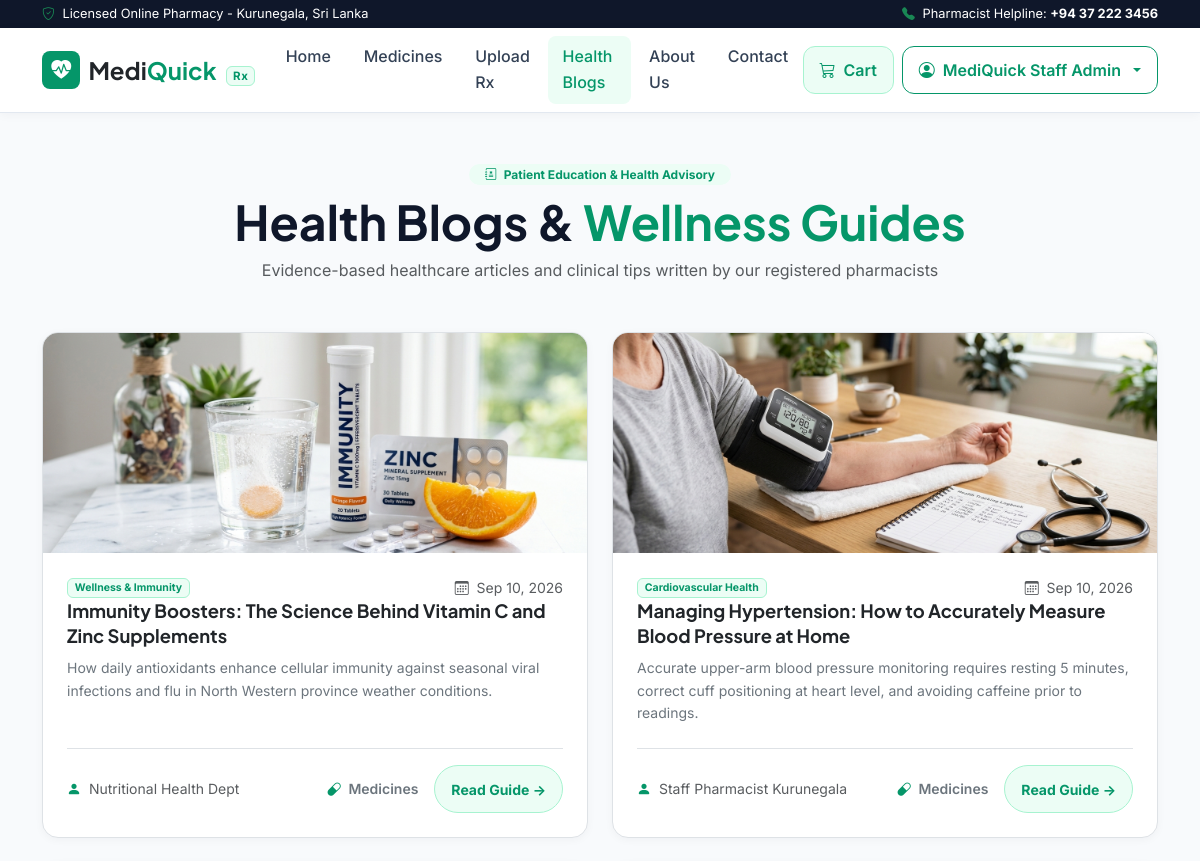
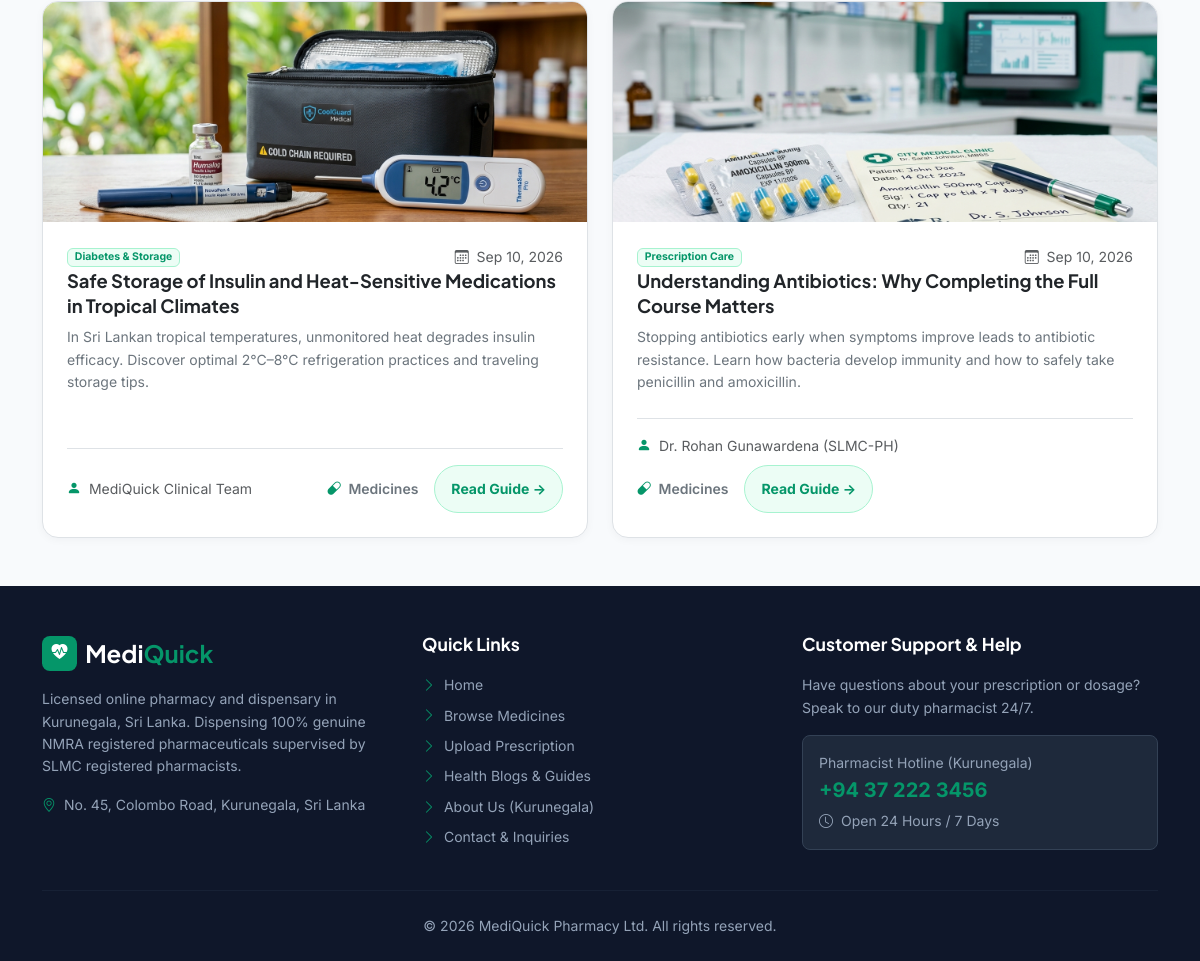
/blogs.php (signed in), run on the app's committed database (2 pictures, top to bottom).
### tables this page shows
CREATE TABLE IF NOT EXISTS `blogs` (
    `id` INT AUTO_INCREMENT PRIMARY KEY,
    `title` VARCHAR(255) NOT NULL,
    `category` VARCHAR(100) NOT NULL,
    `author` VARCHAR(150) NOT NULL DEFAULT 'MediQuick Pharmacist',
    `image` LONGTEXT NOT NULL,
    `summary` TEXT NOT NULL,
    `content` LONGTEXT NOT NULL,
    `views` INT DEFAULT 120,
    `created_at` TIMESTAMP DEFAULT CURRENT_TIMESTAMP
);

### blogs.php (the view, shortened to what this page needs)
<?php
require_once __DIR__ . '/config/db.php';
include_once __DIR__ . '/includes/header.php';
include_once __DIR__ . '/includes/navbar.php';
$blogsQuery = mysqli_query($conn, "SELECT * FROM blogs ORDER BY id DESC");
?>
<main class="py-5">
  <div class="container">
    <div class="text-center max-w-7xl mx-auto mb-5">
      <span class="badge bg-emerald-subtle text-emerald px-3 py-1.5 rounded-pill mb-2 fw-bold">
        <i class="bi bi-journal-medical me-1"></i> Patient Education & Health Advisory
      </span>
      <h1 class="display-5 fw-bold mb-2">Health Blogs & <span class="text-emerald">Wellness Guides</span></h1>
      <p class="text-muted">Evidence-based healthcare articles and clinical tips written by our registered pharmacists</p>
    </div>
    <div class="row g-4">
      <?php if ($blogsQuery && mysqli_num_rows($blogsQuery) > 0): ?>
        <?php while ($post = mysqli_fetch_assoc($blogsQuery)):
          $postImg = $post['image'];
          $postDate = date('M d, Y', strtotime($post['created_at']));
        ?>
          <div class="col-md-6 col-lg-6">
            <div class="card card-custom h-100 overflow-hidden bg-white d-flex flex-column border">
              <a href="blog-details.php?id=<?php echo $post['id']; ?>" class="d-block" style="height: 220px; overflow: hidden; background-color: #f8fafc;">
                <img src="<?php echo htmlspecialchars($postImg); ?>" alt="<?php echo htmlspecialchars($post['title']); ?>" style="width: 100%; height: 100%; object-fit: cover; transition: transform 0.3s ease;">
              </a>
              <div class="card-body p-4 d-flex flex-column">
                <div class="d-flex justify-content-between align-items-center mb-2.5 small text-muted">
                  <span class="badge bg-emerald-subtle text-emerald border border-emerald"><?php echo htmlspecialchars($post['category']); ?></span>
                  <span><i class="bi bi-calendar3 me-1"></i> <?php echo htmlspecialchars($postDate); ?></span>
                </div>
                <h4 class="fw-bold text-dark mb-2" style="font-size: 1.15rem; line-height: 1.35;">
                  <a href="blog-details.php?id=<?php echo $post['id']; ?>" class="text-dark text-decoration-none">
                    <?php echo htmlspecialchars($post['title']); ?>
                  </a>
                </h4>
                <p class="text-secondary small leading-relaxed mb-4">
                  <?php echo htmlspecialchars($post['summary']); ?>
                </p>
                <div class="mt-auto pt-3 border-top d-flex flex-wrap justify-content-between align-items-center gap-2 small">
                  <span class="text-muted"><i class="bi bi-person-fill text-emerald me-1"></i> <?php echo htmlspecialchars($post['author']); ?></span>
                  <div class="d-flex align-items-center gap-3">
                    <a href="blog-details.php?id=<?php echo $post['id']; ?>#related-medicines" class="text-secondary fw-semibold text-decoration-none" title="View Related Medicines">
                      <i class="bi bi-capsule text-emerald me-1"></i> Medicines
                    </a>
                    <a href="blog-details.php?id=<?php echo $post['id']; ?>" class="btn btn-sm btn-soft-emerald rounded-pill px-3 py-1 fw-bold">
                      Read Guide &rarr;
                    </a>
                  </div>
                </div>
              </div>
            </div>
          </div>
        <?php endwhile; ?>
      <?php endif; ?>
    </div>
  </div>
</main>
<?php include_once __DIR__ . '/includes/footer.php'; ?>

### assets/css/style.css (style rules this page uses)
:root { --mq-primary: #059669; --mq-primary-hover: #047857; --mq-primary-dark: #064e3b; --mq-primary-light: #ecfdf5; --mq-primary-border: #a7f3d0; --mq-sky: #0ea5e9; --mq-sky-light: #f0f9ff; --mq-dark: #0f172a; --mq-slate: #334155; --mq-muted: #64748b; --mq-light-bg: #f8fafc; --mq-card-bg: #ffffff; --mq-border: #e2e8f0; --font-sans: 'Inter', -apple-system, BlinkMacSystemFont, 'Segoe UI', Roboto, sans-serif; --font-heading: 'Plus Jakarta Sans', 'Inter', sans-serif; }
body { font-family: var(--font-sans); background-color: var(--mq-light-bg); color: var(--mq-dark); line-height: 1.6; min-height: 100vh; display: flex; flex-direction: column; -webkit-font-smoothing: antialiased; -moz-osx-font-smoothing: grayscale; }
main { flex: 1 0 auto; }
h1, h2, h3, h4, h5, h6, .font-heading { font-family: var(--font-heading); font-weight: 700; color: var(--mq-dark); }
a { text-decoration: none; transition: all 0.2s ease-in-out; }
.btn-soft-emerald { background-color: var(--mq-primary-light); color: var(--mq-primary); border: 1.5px solid var(--mq-primary-border); font-weight: 600; border-radius: 12px; min-height: 48px; padding: 0.65rem 1.4rem; display: inline-flex; align-items: center; justify-content: center; gap: 8px; transition: all 0.2s ease; }
.card-custom { background-color: #ffffff; border: 1px solid var(--mq-border); border-radius: 16px; box-shadow: 0 2px 8px rgba(15, 23, 42, 0.04); transition: transform 0.2s ease, box-shadow 0.2s ease; }
.text-emerald { color: var(--mq-primary) !important; }
.bg-emerald-subtle { background-color: var(--mq-primary-light) !important; }
.border-emerald { border-color: var(--mq-primary-border) !important; }

### data on the page
blogs: image (picture), category "Wellness & Immunity", created_at "Sep 10, 2026", title "Immunity Boosters: The Science Behind Vitamin C and Zinc Supplements", summary "How daily antioxidants enhance cellular immunity against seasonal viral infections and flu in North Western province weather conditions.", author "Nutritional Health Dept"
blogs: image (picture), category "Cardiovascular Health", created_at "Sep 10, 2026", title "Managing Hypertension: How to Accurately Measure Blood Pressure at Home", summary "Accurate upper-arm blood pressure monitoring requires resting 5 minutes, correct cuff positioning at heart level, and avoiding caffeine prior to readings.", author "Staff Pharmacist Kurunegala"
blogs: $post['id'] 2 (drawn), image (picture), category "Diabetes & Storage", created_at "Sep 10, 2026", title "Safe Storage of Insulin and Heat-Sensitive Medications in Tropical Climates", summary "In Sri Lankan tropical temperatures, unmonitored heat degrades insulin efficacy. Discover optimal 2°C–8°C refrigeration practices and traveling storage tips.", author "MediQuick Clinical Team"
blogs: image (picture), category "Prescription Care", created_at "Sep 10, 2026", title "Understanding Antibiotics: Why Completing the Full Course Matters", summary "Stopping antibiotics early when symptoms improve leads to antibiotic resistance. Learn how bacteria develop immunity and how to safely take penicillin and amoxicillin.", author "Dr. Rohan Gunawardena (SLMC-PH)"

### other printed values
$_SESSION['user_name'] "MediQuick Staff Admin"
